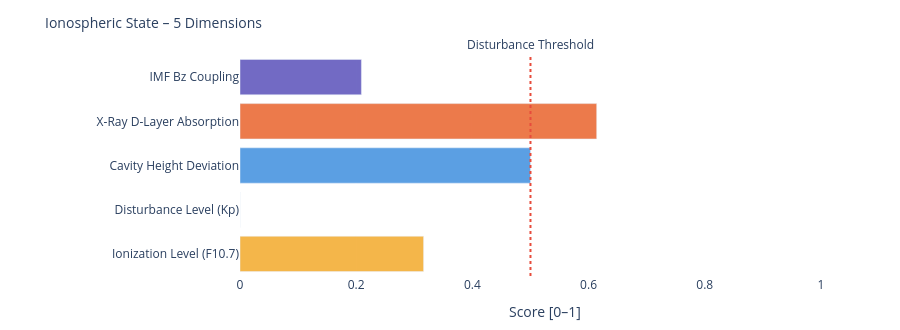

Here is the notebook cell this chart was saved with:
### Markdown cell above
---
### 📐 Systemic Insight: Geometric Cavity vs. Real Schumann Resonance

**Relevant for:** Layer 6 = delta analysis &nbsp;|&nbsp; Layer 7 = feature vector / system interpretation

A cavity height change from 80 km to 70 km shifts the **idealized geometric frequencies** only minimally:

| Modus | Aktuell | Referenz | Δ |
|-------|---------|----------|---|
| SR-1 | 10.4762 Hz | 10.4599 Hz | +16 mHz |
| SR-2 | 18.1452 Hz | 18.1171 Hz | +28 mHz |
| SR-3 | 25.6612 Hz | 25.6215 Hz | +40 mHz |
| SR-4 | 33.1285 Hz | 33.0772 Hz | +51 mHz |

The geometric effect is limited because 10 km is very small compared to Earth's radius (~6371 km).

**Consequence:** Real Schumann deviations are likely driven more strongly by **conductivity, damping, day/night structure, lightning distribution and source geometry** than by pure cavity height.

---

**Layer 6 compares:**
```
geometric Δ from Layer 4  vs.  observed Δ from real Schumann measurement data
```

**Layer 7 Feature:**
```
If real Δ >> geometric Δ  →  non-geometric factors dominant
```

### Code cell
# ============================================================
# IONOSPHERIC STATE – Summary gauge
# Five dimensions: ionization, disturbance, cavity height, X-Ray, Bz coupling
# ============================================================

def norm(v, lo, hi):
    if v is None: return None
    return round(max(0.0, min(1.0, (v - lo) / (hi - lo))), 3)

# Ionization level (F10.7 → F2-Layer)
ioniz = norm(f107_val, 60, 250)

# Disturbance level (Kp → E/F-Layer irregularities)
disturb = norm(kp_val, 0, 9)

# Cavity height deviation from reference (80 km)
h_dev = norm(abs(h_eff - 80), 0, 20)

# X-Ray ionization (D-Layer absorption)
xray_ioniz = None
if xray_now is not None:
    xray_ioniz = norm(math.log10(max(xray_now, 1e-9)) + 9, 0, 5)

# Bz coupling (southward Bz → stronger magnetosphere-ionosphere coupling)
bz_coupling = norm(-(bz_now or 0), -5, 30) if bz_now is not None else None

dims = [
    ('Ionization Level (F10.7)',    ioniz,      '#F2A623'),
    ('Disturbance Level (Kp)',      disturb,    '#7F77DD'),
    ('Cavity Height Deviation',     h_dev,      '#378ADD'),
    ('X-Ray D-Layer Absorption',    xray_ioniz, '#E85D24'),
    ('IMF Bz Coupling',             bz_coupling,'#534AB7'),
]

fig = go.Figure()
for name, val, col in dims:
    if val is not None:
        h = int(val * 20)
        bar = '█' * h + '░' * (20 - h)
        label = f'{name}:  {bar}  {val:.3f}'
    else:
        label = f'{name}:  {"─" * 20}  n/a'
    fig.add_trace(go.Bar(
        x=[val if val is not None else 0],
        y=[name],
        orientation='h',
        marker_color=col, opacity=0.82,
        showlegend=False
    ))

fig.add_vline(x=0.5, line_dash='dot', line_color='#e74c3c',
              annotation_text='Disturbance Threshold', annotation_position='top')
fig.update_layout(
    title=dict(text='Ionospheric State – 5 Dimensions', font=dict(size=14)),
    xaxis=dict(title='Score [0–1]', range=[0, 1.05]),
    height=330, plot_bgcolor='rgba(0,0,0,0)', paper_bgcolor='rgba(0,0,0,0)',
    margin=dict(l=240, r=50, t=55, b=40)
)
fig.show()

print(f'\nIonospheric state:')
for name, val, _ in dims:
    print(f'  {name:<35} {val:.3f}' if val is not None else f'  {name:<35} n/a')

### Figure 1 — Plotly figure (JSON) as saved in the notebook; plotly's stock layout.template omitted (floating-point values rounded to 4 significant figures)
{"data": [{"marker": {"color": "#F2A623"}, "opacity": 0.82, "orientation": "h", "showlegend": false, "type": "bar", "x": [0.316], "y": ["Ionization Level (F10.7)"]}, {"marker": {"color": "#7F77DD"}, "opacity": 0.82, "orientation": "h", "showlegend": false, "type": "bar", "x": [0.0], "y": ["Disturbance Level (Kp)"]}, {"marker": {"color": "#378ADD"}, "opacity": 0.82, "orientation": "h", "showlegend": false, "type": "bar", "x": [0.5], "y": ["Cavity Height Deviation"]}, {"marker": {"color": "#E85D24"}, "opacity": 0.82, "orientation": "h", "showlegend": false, "type": "bar", "x": [0.614], "y": ["X-Ray D-Layer Absorption"]}, {"marker": {"color": "#534AB7"}, "opacity": 0.82, "orientation": "h", "showlegend": false, "type": "bar", "x": [0.209], "y": ["IMF Bz Coupling"]}], "layout": {"annotations": [{"showarrow": false, "text": "Disturbance Threshold", "x": 0.5, "xanchor": "center", "xref": "x", "y": 1, "yanchor": "bottom", "yref": "y domain"}], "height": 330, "margin": {"b": 40, "l": 240, "r": 50, "t": 55}, "paper_bgcolor": "rgba(0,0,0,0)", "plot_bgcolor": "rgba(0,0,0,0)", "shapes": [{"line": {"color": "#e74c3c", "dash": "dot"}, "type": "line", "x0": 0.5, "x1": 0.5, "xref": "x", "y0": 0, "y1": 1, "yref": "y domain"}], "title": {"font": {"size": 14}, "text": "Ionospheric State – 5 Dimensions"}, "xaxis": {"range": [0, 1.05], "title": {"text": "Score [0–1]"}}}}
